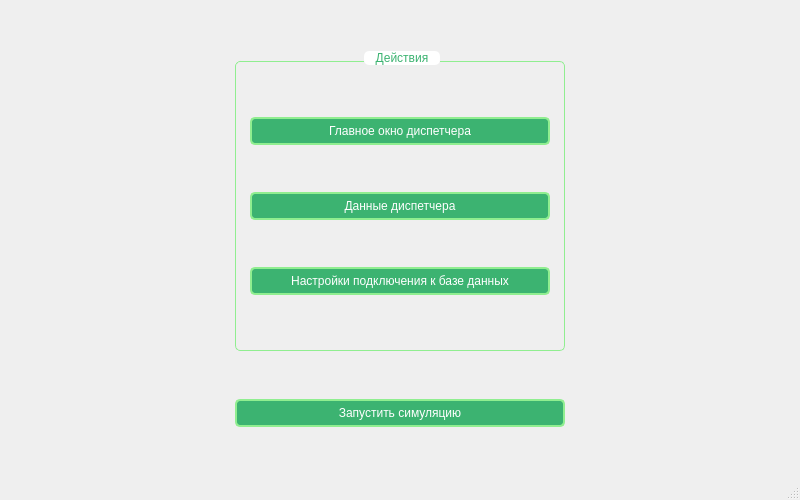
<?xml version="1.0" encoding="UTF-8"?>
<ui version="4.0">
 <class>MainWindow</class>
 <widget class="QMainWindow" name="MainWindow">
  <property name="geometry">
   <rect>
    <x>0</x>
    <y>0</y>
    <width>800</width>
    <height>500</height>
   </rect>
  </property>
  <property name="minimumSize">
   <size>
    <width>500</width>
    <height>400</height>
   </size>
  </property>
  <property name="maximumSize">
   <size>
    <width>900</width>
    <height>500</height>
   </size>
  </property>
  <property name="windowTitle">
   <string>MainWindow</string>
  </property>
  <widget class="QWidget" name="centralwidget">
   <layout class="QGridLayout" name="gridLayout">
    <item row="0" column="0">
     <widget class="QGroupBox" name="groupBox_buttons_main_">
      <property name="sizePolicy">
       <sizepolicy hsizetype="Preferred" vsizetype="Preferred">
        <horstretch>0</horstretch>
        <verstretch>0</verstretch>
       </sizepolicy>
      </property>
      <property name="maximumSize">
       <size>
        <width>330</width>
        <height>300</height>
       </size>
      </property>
      <property name="styleSheet">
       <string notr="true">QGroupBox {
    border: 1px solid rgb(144, 238, 144); 
    border-radius: 5px;
    margin-top: 10px;
    padding: 5px;
}

QGroupBox::title {
    subcontrol-origin: margin;
    subcontrol-position: top center;
    padding: 0 10px;
    background-color: rgb(255, 255, 255);
    color: rgb(60, 179, 113); 
    border-radius: 5px;
}</string>
      </property>
      <property name="title">
       <string>Действия</string>
      </property>
      <layout class="QGridLayout" name="gridLayout_2">
       <item row="2" column="0">
        <widget class="QPushButton" name="pushButton_connection_settings_">
         <property name="maximumSize">
          <size>
           <width>700</width>
           <height>16777215</height>
          </size>
         </property>
         <property name="toolTip">
          <string>&lt;html&gt;&lt;head/&gt;&lt;body&gt;&lt;p align=&quot;center&quot;&gt;Чтобы обновить базу данных, метки и вызовы, вам нужно очистить данные и переподключиться к базе данных&lt;/p&gt;&lt;/body&gt;&lt;/html&gt;</string>
         </property>
         <property name="toolTipDuration">
          <number>-1</number>
         </property>
         <property name="styleSheet">
          <string notr="true">QPushButton {
    background-color: rgb(60, 179, 113);
    color: rgb(255, 255, 255);
    border: 2px solid rgb(144, 238, 144);
    border-radius: 5px;
    padding: 5px;
}
QPushButton:hover {
    background-color: rgb(50, 205, 50);
}</string>
         </property>
         <property name="text">
          <string>Настройки подключения к базе данных</string>
         </property>
        </widget>
       </item>
       <item row="0" column="0">
        <widget class="QPushButton" name="pushButton_window_dispatcher_">
         <property name="minimumSize">
          <size>
           <width>50</width>
           <height>0</height>
          </size>
         </property>
         <property name="styleSheet">
          <string notr="true">QPushButton {
    background-color: rgb(60, 179, 113);
    color: rgb(255, 255, 255);
    border: 2px solid rgb(144, 238, 144);
    border-radius: 5px;
    padding: 5px;
}
QPushButton:hover {
    background-color: rgb(50, 205, 50);
}</string>
         </property>
         <property name="text">
          <string>Главное окно диспетчера</string>
         </property>
        </widget>
       </item>
       <item row="1" column="0">
        <widget class="QPushButton" name="pushButton_dispatcher_date_">
         <property name="styleSheet">
          <string notr="true">QPushButton {
    background-color: rgb(60, 179, 113);
    color: rgb(255, 255, 255);
    border: 2px solid rgb(144, 238, 144);
    border-radius: 5px;
    padding: 5px;
}
QPushButton:hover {
    background-color: rgb(50, 205, 50);
}</string>
         </property>
         <property name="text">
          <string>Данные диспетчера</string>
         </property>
        </widget>
       </item>
      </layout>
     </widget>
    </item>
    <item row="1" column="0">
     <widget class="QPushButton" name="pushButton_start_simulator_">
      <property name="styleSheet">
       <string notr="true">QPushButton {
    background-color: rgb(60, 179, 113);
    color: rgb(255, 255, 255);
    border: 2px solid rgb(144, 238, 144);
    border-radius: 5px;
    padding: 5px;
}

QPushButton:hover {
    background-color: rgb(50, 205, 50);
}</string>
      </property>
      <property name="text">
       <string>Запустить симуляцию</string>
      </property>
     </widget>
    </item>
   </layout>
  </widget>
  <widget class="QMenuBar" name="menubar">
   <property name="geometry">
    <rect>
     <x>0</x>
     <y>0</y>
     <width>800</width>
     <height>26</height>
    </rect>
   </property>
  </widget>
  <widget class="QStatusBar" name="statusbar"/>
 </widget>
 <resources/>
 <connections/>
</ui>
